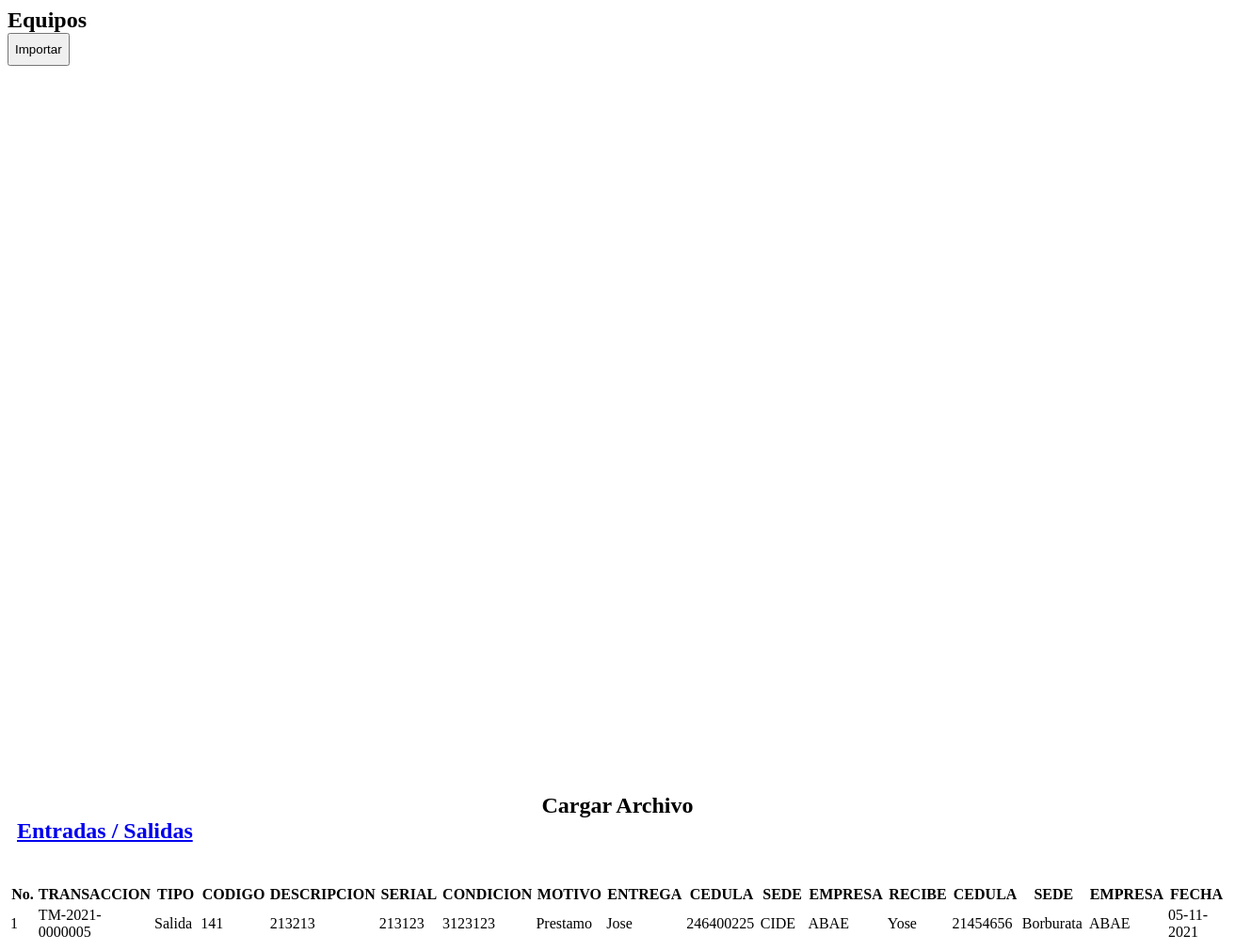
Page /modules/transaccion_equipos/view.php on the earlier database version.
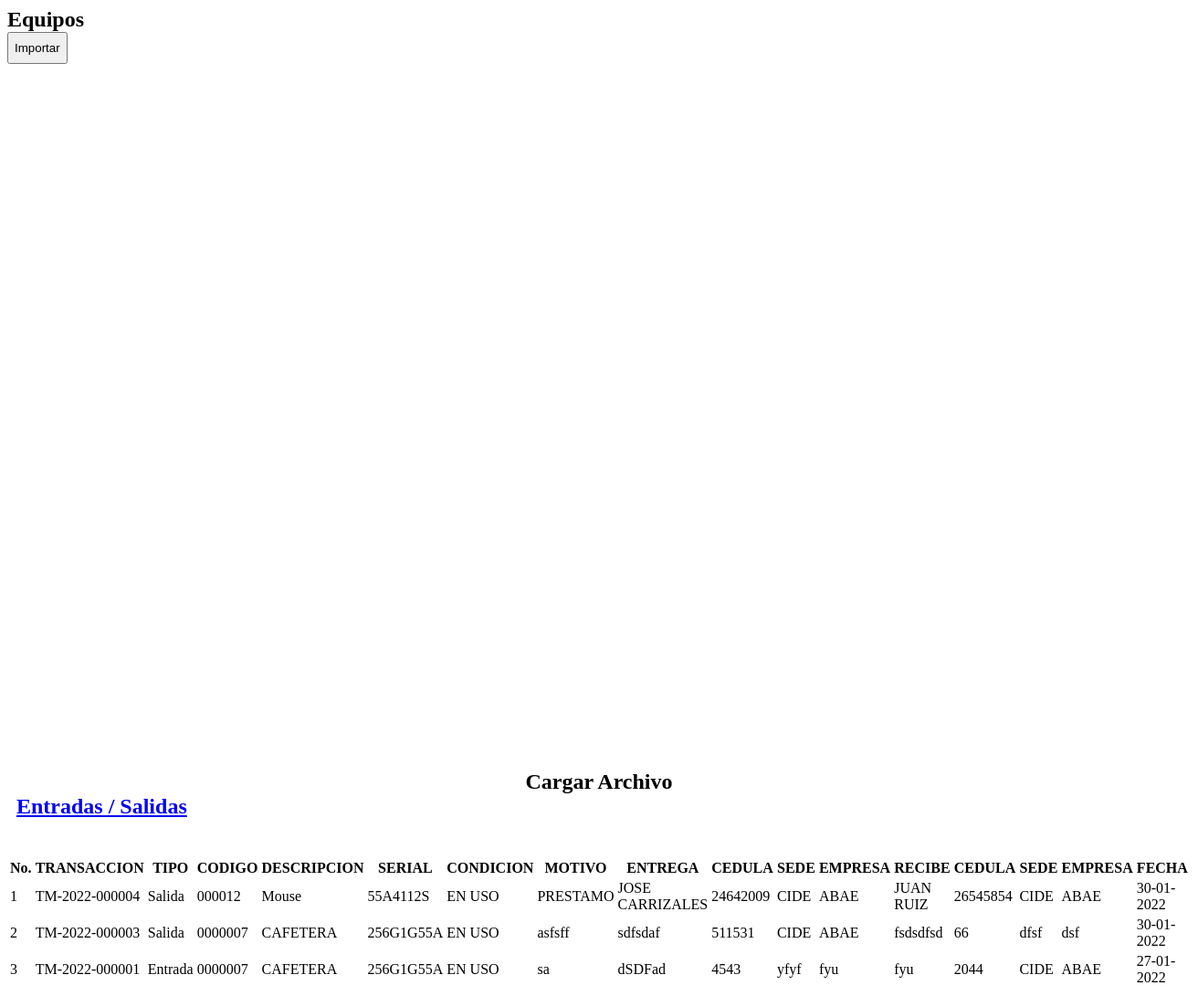
Same page on the later database version.
### tables this page shows
CREATE TABLE `transaccion_equipos` (
  `codigo_transaccion` varchar(15) NOT NULL,
  `codigo` varchar(7) NOT NULL,
  `motivo` varchar(300) NOT NULL,
  `recibe` varchar(300) NOT NULL,
  `cedula_r` int(15) NOT NULL,
  `empresa_r` varchar(300) NOT NULL,
  `entrega` varchar(300) NOT NULL,
  `cedula_e` int(15) NOT NULL,
  `empresa` varchar(300) NOT NULL,
  `lugar_e` varchar(300) NOT NULL,
  `lugar_r` varchar(300) NOT NULL,
  `created_user` int(3) NOT NULL,
  `created_date` timestamp NOT NULL DEFAULT current_timestamp(),
  `tipo_transaccion` varchar(300) NOT NULL
);

CREATE TABLE `inventario` (
  `categoria` varchar(300) NOT NULL,
  `codigo` varchar(10) NOT NULL,
  `serial` varchar(20) NOT NULL,
  `nombre` varchar(300) NOT NULL,
  `marca` varchar(300) NOT NULL,
  `modelo` varchar(300) NOT NULL,
  `cantidad` int(10) NOT NULL,
  `clasificacion` varchar(300) NOT NULL,
  `sede` varchar(300) NOT NULL,
  `pertenece` varchar(300) NOT NULL,
  `cedula` varchar(10) NOT NULL,
  `bienesN` varchar(20) NOT NULL,
  `color` varchar(10) NOT NULL,
  `descripcion` varchar(300) NOT NULL,
  `condicion` varchar(300) NOT NULL,
  `ubicacion` varchar(300) NOT NULL,
  `precio_compra` int(11) NOT NULL,
  `precio_venta` int(11) NOT NULL,
  `unidad` varchar(20) NOT NULL,
  `stock` int(11) NOT NULL,
  `estado` enum('chequeado','nochequeado') NOT NULL DEFAULT 'chequeado',
  `created_user` int(3) NOT NULL,
  `created_date` timestamp NOT NULL DEFAULT current_timestamp(),
  `updated_user` int(3) NOT NULL,
  `updated_date` timestamp NOT NULL DEFAULT current_timestamp(),
  `tipo` varchar(300) DEFAULT NULL,
  `responsable` varchar(300) DEFAULT NULL,
  `uso` varchar(20) DEFAULT NULL,
  `detalles` varchar(300) NOT NULL,
  `foto` varchar(100) DEFAULT NULL
);

### modules/transaccion_equipos/view.php (the view, shortened to what this page needs)
<section class="content-header">
  <h2>
    <i class="fa fa-sign-in icon-title"></i> Equipos
    <form action="database/excel_to_mysql_control.php" method="POST" enctype="multipart/form-data">
      <button class="btn btn-primary pull-right botones" title="Importar" name="archivo" data-toggle="tooltip">Importar</button>
      <a class="btn btn-primary btn-social pull-right botones anchoInput" title="Cargar archivo" data-toggle="tooltip">
          <div class="textoInput">
            Cargar Archivo
          </div>
      </a>
      <a class="btn btn-primary btn-social pull-right botones" href="?module=form_transaccion_equipos&form=add" title="Agregar" data-toggle="tooltip">
        <i class="fa fa-plus"></i> Entradas / Salidas
      </a>
    </form>
  </h2>
 <br/>
</section>
<section class="content">
  <div class="row">
    <div class="col-md-12">
      <div class="box box-primary">
        <div class="box-body">
          <table id="dataTables1" class="table table-bordered table-striped table-hover">
            <thead>
              <tr>
                <th class="center">No.</th>
                <th class="center">TRANSACCION</th>
                <th class="center">TIPO</th>
                <th class="center">CODIGO</th>
                <th class="center">DESCRIPCION</th>
                <th class="center">SERIAL</th>
                <th class="center">CONDICION</th>
                <th class="center">MOTIVO</th>
                <th class="center">ENTREGA</th>
				        <th class="center">CEDULA</th>
                <th class="center">SEDE</th>
                <th class="center">EMPRESA</th>
                <th class="center">RECIBE</th>
                <th class="center">CEDULA </th>
                <th class="center">SEDE</th>
                <th class="center">EMPRESA</th>
                <th class="center">FECHA</th>
              </tr>
            </thead>
            <tbody>
            <?php
            $no = 1;
            $query = mysqli_query($mysqli, "SELECT a.tipo_transaccion, a.codigo_transaccion,a.codigo,b.codigo,a.motivo,a.created_date,b.nombre, a.codigo,a.entrega, a.empresa_r, a.cedula_e, a.recibe, a.empresa, a.cedula_r, a.lugar_e, a.lugar_r, b.serial, b.descripcion, b.condicion
                                            FROM transaccion_equipos as a INNER JOIN inventario as b ON a.codigo=b.codigo ORDER BY codigo_transaccion DESC")
                                            or die('error '.mysqli_error($mysqli));
            while ($data = mysqli_fetch_assoc($query)) {
            $originalDate = $data['created_date'];
            $fecha = date("d-m-Y", strtotime($originalDate));
              echo "<tr>
                      <td width='50' class='center'>$no</td>
                      <td width='100' class='center'>$data[codigo_transaccion]</td>
                      <td width='100' class='center'>$data[tipo_transaccion]</td>
                      <td width='100' class='center'>$data[codigo]</td>
                      <td width='100' class='center'>$data[descripcion]</td>
                      <td width='100' class='center'>$data[serial]</td>
                      <td width='100' class='center'>$data[condicion]</td>
                      <td width='100' class='center'>$data[motivo]</td>
                      <td width='100' class='center'>$data[entrega]</td>
                      <td width='100' class='center'>$data[cedula_e]</td>
                      <td width='100' class='center'>$data[lugar_e]</td>
                      <td width='100' class='center'>$data[empresa]</td>
                      <td width='100' class='center'>$data[recibe]</td>
                      <td width='100' class='center'>$data[cedula_r]</td>
                      <td width='100' class='center'>$data[lugar_r]</td>
                      <td width='100' class='center'>$data[empresa_r]</td>
                      <td width='100' class='center'>$fecha</td>
                    </tr>";
              $no++;
            }
            ?>
            </tbody>
          </table>
        </div>
      </div>
    </div>
  </div>
</section><!-- /.content

Differences in the rows shown:
removed transaccion_equipos: codigo_transaccion "TM-2021-0000005", tipo_transaccion "Salida", codigo "141", inventario.descripcion "213213", inventario.serial "213123", inventario.condicion "3123123", motivo "Prestamo", entrega "Jose", cedula_e "246400225", lugar_e "CIDE", empresa "ABAE", recibe "Yose", cedula_r "21454656", lugar_r "Borburata", empresa_r "ABAE", created_date "05-11-2021"
added transaccion_equipos: codigo_transaccion "TM-2022-000004", tipo_transaccion "Salida", codigo "000012", inventario.descripcion "Mouse", inventario.serial "55A4112S", inventario.condicion "EN USO", motivo "PRESTAMO", entrega "JOSE CARRIZALES", cedula_e "24642009", lugar_e "CIDE", empresa "ABAE", recibe "JUAN RUIZ", cedula_r "26545854", lugar_r "CIDE", empresa_r "ABAE", created_date "30-01-2022"
added transaccion_equipos: codigo_transaccion "TM-2022-000003", tipo_transaccion "Salida", codigo "0000007", inventario.descripcion "CAFETERA", inventario.serial "256G1G55A", inventario.condicion "EN USO", motivo "asfsff", entrega "sdfsdaf", cedula_e "511531", lugar_e "CIDE", empresa "ABAE", recibe "fsdsdfsd", cedula_r "66", lugar_r "dfsf", empresa_r "dsf", created_date "30-01-2022"
added transaccion_equipos: codigo_transaccion "TM-2022-000001", tipo_transaccion "Entrada", codigo "0000007", inventario.descripcion "CAFETERA", inventario.serial "256G1G55A", inventario.condicion "EN USO", motivo "sa", entrega "dSDFad", cedula_e "4543", lugar_e "yfyf", empresa "fyu", recibe "fyu", cedula_r "2044", lugar_r "CIDE", empresa_r "ABAE", created_date "27-01-2022"
